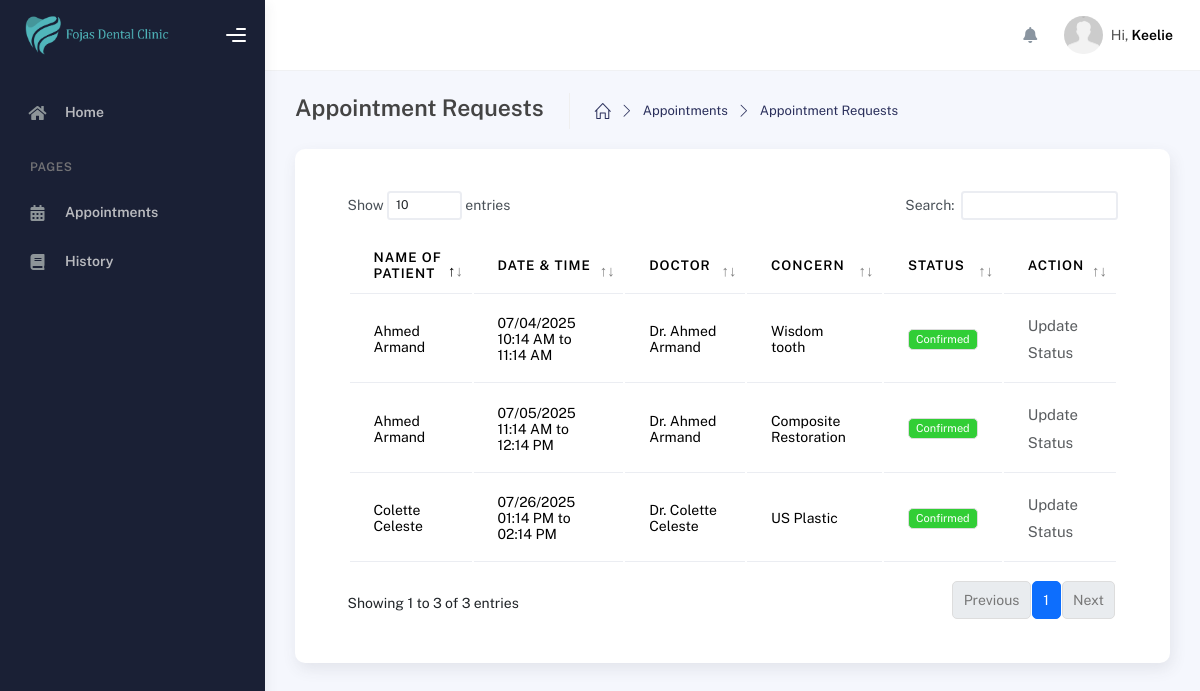
Page /modules/admin/requests.php (signed in) on the earlier database version.
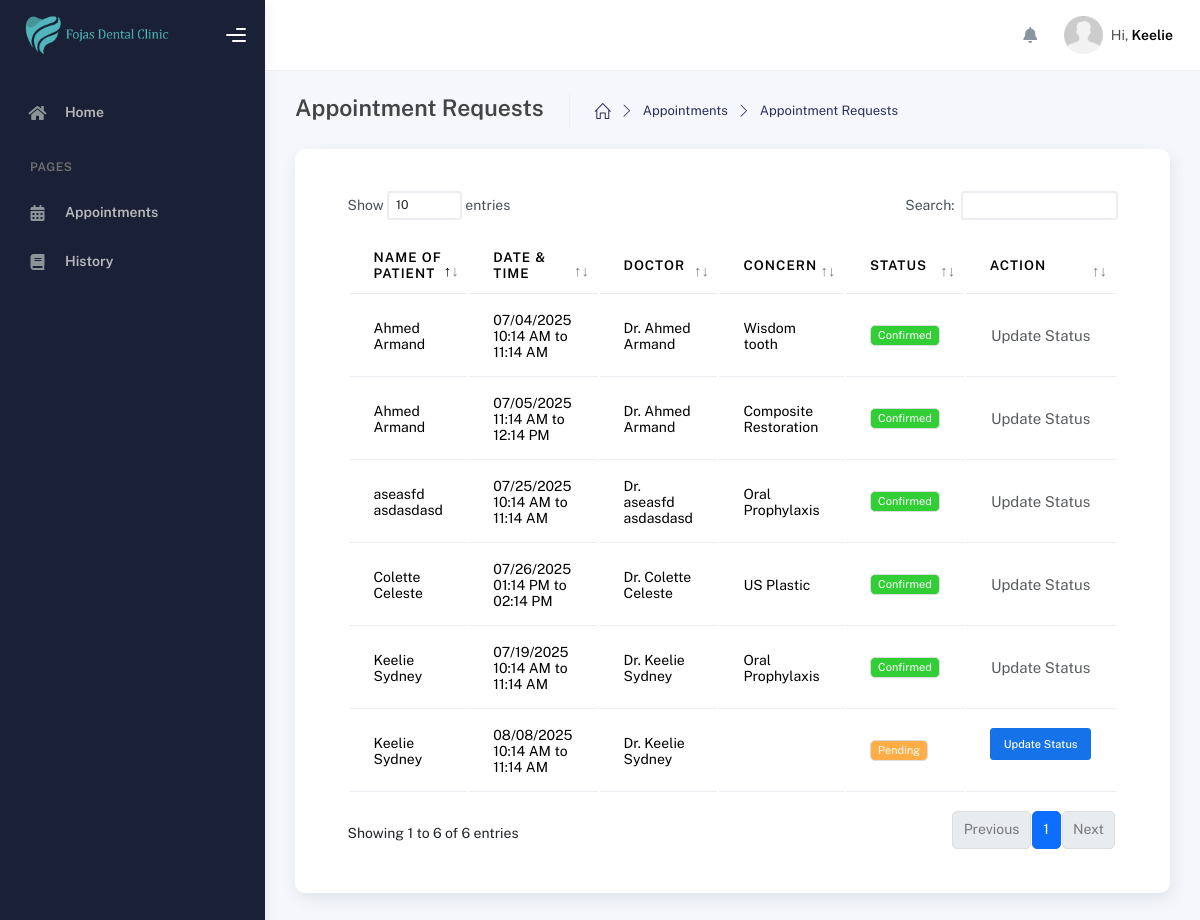
Same page on the later database version.
### tables this page shows
CREATE TABLE `appointments` (
  `id` int(11) NOT NULL,
  `user_id` int(11) NOT NULL,
  `user_id_patient` int(11) NOT NULL,
  `appointment_id` int(110) NOT NULL,
  `concern` varchar(255) NOT NULL,
  `confirmed` int(11) NOT NULL,
  `appointment_time` varchar(100) NOT NULL,
  `appointment_date` varchar(100) NOT NULL,
  `date_created` date NOT NULL,
  `date_updated` date NOT NULL,
  `remarks` varchar(255) DEFAULT NULL,
  `walk_in` int(11) DEFAULT NULL
);

CREATE TABLE `users` (
  `id` int(11) NOT NULL,
  `user_id` int(100) NOT NULL,
  `role_id` int(11) NOT NULL,
  `first_name` varchar(250) NOT NULL,
  `middle_name` varchar(255) NOT NULL,
  `last_name` varchar(255) NOT NULL,
  `mobile_number` varchar(255) NOT NULL,
  `email` varchar(255) DEFAULT NULL,
  `password` varchar(255) NOT NULL,
  `date_of_birth` date NOT NULL,
  `date_created` date NOT NULL,
  `date_updated` date NOT NULL,
  `token` varchar(255) DEFAULT NULL,
  `address` varchar(255) DEFAULT NULL,
  `otp` varchar(100) DEFAULT NULL
);

### modules/admin/requests.php (the view, shortened to what this page needs)
<?php
include_once($_SERVER['DOCUMENT_ROOT'] . '/dental_appointment/includes/header.php');
$first_name = $_SESSION['first_name'];
?>
    <div class="wrapper">
      <?php include '../../includes/sidebar.php'; ?>
      <div class="main-panel">
        <?php include '../../includes/topbar.php'; ?>
        <div class="container">
          <div class="page-inner">
            <div class="page-header">
                <span class="d-flex justify-content-between align-items-center w-100">
                    <span class="d-flex">
                        <h4 class="page-title">Appointment Requests</h4>
                        <ul class="breadcrumbs d-flex justify-items-center align-items-center">
                            <li class="nav-home">
                            <a href="dashboard.php">
                                <i class="icon-home"></i>
                            </a>
                            </li>
                            <li class="separator">
                                <i class="icon-arrow-right"></i>
                            </li>
                            <li class="nav-item">
                                <a href="appointments.php">Appointments</a>
                            </li>
                            <li class="separator">
                                <i class="icon-arrow-right"></i>
                            </li>
                            <li class="nav-item">
                                <a href="#">Appointment Requests</a>
                            </li>
                        </ul>
                    </span>
                </span>
            </div>
            <div class="page-category">
                <div class="card p-5">
                    <div class="table-responsive">
                    <table class="display table table-border table-hover" id="dataTable">
                        <thead>
                            <tr>
                                <th>Name of Patient</th>
                                <th>Date & Time</th>
                                <th>Doctor</th>
                                <th>Concern</th>
                                <th>Status</th>
                                <th>Action</th>
                            </tr>
                        </thead>
                        <tbody>
                            <?php
                                $query_appointments = "SELECT appointments.user_id, appointments.user_id_patient, appointments.concern, appointments.appointment_date, users.first_name, users.middle_name, users.last_name, schedule.start_time, schedule.end_time, appointments.confirmed, appointments.appointment_time, appointments.appointment_id
                                FROM appointments
                                LEFT JOIN users
                                ON
                                appointments.user_id_patient = users.user_id
                                LEFT JOIN schedule
                                ON appointments.user_id = schedule.user_id";
                                $run_appointments = mysqli_query($conn,$query_appointments);
                                if(mysqli_num_rows($run_appointments) > 0){
                                    foreach($run_appointments as $row_appointment){
                                        ?>
                                        <tr>
                                            <td><?php echo $row_appointment['first_name'] . " " . $row_appointment['last_name']?></td>
                                            <td><?php echo $row_appointment['appointment_date']. " ". $row_appointment['appointment_time']?></td>
                                            <td>Dr. <?php echo $row_appointment['first_name'] . " " . $row_appointment['last_name']?></td>
                                            <td><?php echo $row_appointment['concern']?></td>
                                            <td>
                                                <?php
                                                    $handler = match($row_appointment['confirmed']){
                                                        '1' => '<span class="badge bg-success">Confirmed</span>',
                                                        '2' => '<span class="badge bg-danger">Cancelled</span>',
                                                        default => '<span class="badge bg-warning">Pending</span>'
                                                    };
                                                    echo $handler;
                                                ?>
                                            </td>
                                            <td>
                                                <?php
                                                    if(!$row_appointment['confirmed']){
                                                        ?>
                                                        <form action="" method="POST" onsubmit="return confirm('Confirmed? Yes or No');">
                                                            <input type="submit" name="update_status" value="Update Status" class="btn btn-sm btn-primary">
                                                        </form>
                                                        <?php
                                                    }else{
                                                        ?>
                                                        <span class="d-flex align-items-center justify-content-center">
                                                            <p class="text-muted p-0 m-0">Update Status </p>
                                                        </span>
                                                        <?php
                                                    }
                                                ?>
                                            </td>
                                        </tr>
                                        <?php
                                    }
                                }else{
                                    echo "No Data";
                                }
                                ?>
                        </tbody>
                    </table>
                </div>
            </div>
        </div>
    </div>
</div>
</div>
<?php
include "../../includes/scripts.php";
?>

### includes/styles.php (shortened to what this page needs)
<?php
echo '
<script src="' . BASE_PATH . '/assets/js/plugin/webfont/webfont.min.js"></script>
<script>
WebFont.load({
google: { families: ["Public Sans:300,400,500,600,700"] },
custom: {
    families: [
    "Font Awesome 5 Solid",
    "Font Awesome 5 Regular",
    "Font Awesome 5 Brands",
    "simple-line-icons",
    ],
    urls: ["' . BASE_PATH . '/assets/css/fonts.min.css"],
},
active: function () {
    sessionStorage.fonts = true;
},
});
</script>
<link rel="stylesheet" href="' . BASE_PATH . '/assets/css/bootstrap.min.css" />
<link rel="stylesheet" href="' . BASE_PATH . '/assets/css/plugins.min.css" />
<link rel="stylesheet" href="' . BASE_PATH . '/assets/css/kaiadmin.min.css" />
<link rel="stylesheet" href="' . BASE_PATH . '/assets/css/demo.css" />
<link rel="stylesheet" href="' . BASE_PATH . '/assets/css/custom.css" />
'
?>

### includes/header.php (shortened to what this page needs)
<?php
include_once($_SERVER['DOCUMENT_ROOT'] . '/dental_appointment/includes/styles.php');
echo '
  <!DOCTYPE html>
  <html lang="en">
  <head>
    <meta charset="UTF-8">
    <meta name="viewport" content="width=device-width, initial-scale=1.0">
    <link rel="shortcut icon" href="'. BASE_PATH .'/assets/img/logo.png" type="image/x-icon">
    <title>'. APP_NAME .'</title>
  </head>
  <body>
';

### includes/sidebar.php (shortened to what this page needs)
<?php
$role = $_SESSION['role_id'];
echo '
<div class="sidebar sidebar-style-2" data-background-color="dark">
    <div class="sidebar-logo">
        <div class="logo-header" data-background-color="dark">
        <a href="#" class="logo">
            <img
            src="' . BASE_PATH . '/assets/img/banner-2.png"
            alt="navbar brand"
            class="navbar-brand"
            height="40"
            />
        </a>
        <div class="nav-toggle">
            <button class="btn btn-toggle toggle-sidebar">
            <i class="gg-menu-right"></i>
            </button>
            <button class="btn btn-toggle sidenav-toggler">
            <i class="gg-menu-left"></i>
            </button>
        </div>
        <button class="topbar-toggler more">
            <i class="gg-more-vertical-alt"></i>
        </button>
    </div>
</div>
<div class="sidebar-wrapper scrollbar scrollbar-inner">
    <div class="sidebar-content">
    <ul class="nav nav-secondary">
        <li class="nav-item">
            <a href="dashboard.php">
                <i class="fas fa-home"></i>
                <p>Home</p>
            </a>
        </li>
        ';
        if($role == 1){
                echo '
                    <li class="nav-section">
                        <span class="sidebar-mini-icon">
                        <i class="fa fa-ellipsis-h"></i>
                        </span>
                        <h4 class="text-section">Pages</h4>
                    </li>
                    <li class="nav-item">
                        <a href="appointments.php">
                            <i class="fas fa-calendar-alt"></i>
                            <p>Appointments</p>
                        </a>
                    </li>
                    <li class="nav-item">
                        <a href="history.php">
                            <i class="fas fa-book"></i>
                            <p>History</p>
                        </a>
                    </li>
                    ';
            }
            echo '
    </ul>
    </div>
</div>
</div>
';
?>

### includes/topbar.php (shortened to what this page needs)
<?php
echo '
<div class="main-header">
  <nav
    class="navbar navbar-header navbar-header-transparent navbar-expand-lg border-bottom"
  >
    <div class="container-fluid">
      <ul class="navbar-nav topbar-nav ms-md-auto align-items-center">
        <li class="nav-item topbar-icon dropdown hidden-caret ">
          <a
            class="nav-link dropdown-toggle "
            href="#"
            id="notifDropdown"
            role="button"
            data-bs-toggle="dropdown"
            aria-haspopup="true"
            aria-expanded="false"
          >
            <i class="fa fa-bell"></i>
          </a>
        </li>
        <li class="nav-item topbar-user dropdown hidden-caret">
          <a
            class="dropdown-toggle profile-pic"
            data-bs-toggle="dropdown"
            href="#"
            aria-expanded="false"
          >
            <div class="avatar-sm">
              <img
                src="'. BASE_PATH . '/assets/img/default.jpg"
                alt="Userimg"
                class="avatar-img rounded-circle"
              />
            </div>
            <span class="profile-username">
              <span class="op-7">Hi,</span>
              <span class="fw-bold">' . $first_name .'</span>
            </span>
          </a>
          <ul class="dropdown-menu w-50 dropdown-user animated fadeIn">
            <div class="dropdown-user-scroll scrollbar-outer">
              <li>';
              echo '</li>
            </div>
          </ul>
        </li>
      </ul>
    </div>
  </nav>
</div>
';
?>

### includes/scripts.php (shortened to what this page needs)
<?php
echo '
</body>
</html>
';
?>

Differences in the rows shown:
added appointments: users.first_name "Keelie", users.last_name "Sydney", appointment_date "07/19/2025", appointment_time "10:14 AM to 11:14 AM", concern "Oral Prophylaxis", confirmed "Confirmed", shows "Update Status"
added appointments: users.first_name "aseasfd", users.last_name "asdasdasd", appointment_date "07/25/2025", appointment_time "10:14 AM to 11:14 AM", concern "Oral Prophylaxis", confirmed "Confirmed", shows "Update Status"
added appointments: users.first_name "Keelie", users.last_name "Sydney", appointment_date "08/08/2025", appointment_time "10:14 AM to 11:14 AM", confirmed "Pending"
Other differences:
text written by a page script: "Show entries Search: Showing 1 to 3 of 3 entries Previous 1 Next" → "Show entries Search: Showing 1 to 6 of 6 entries Previous 1 Next"
